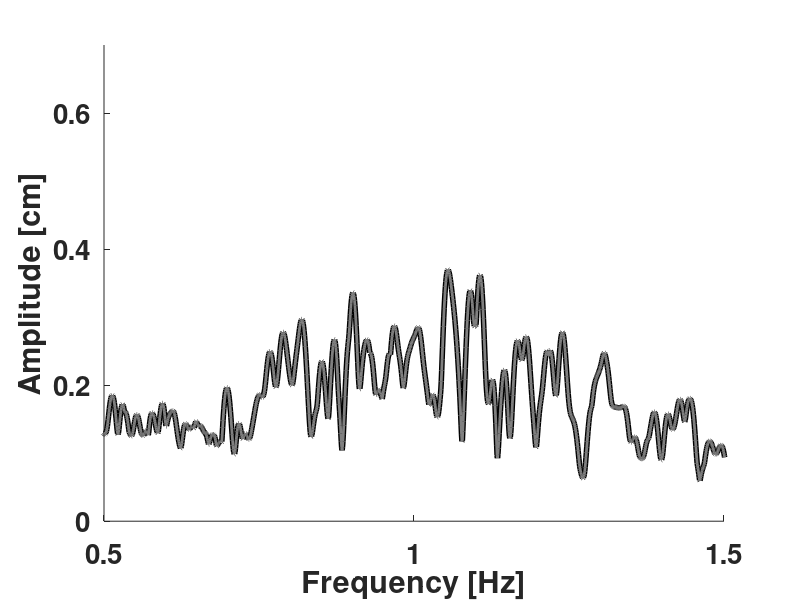
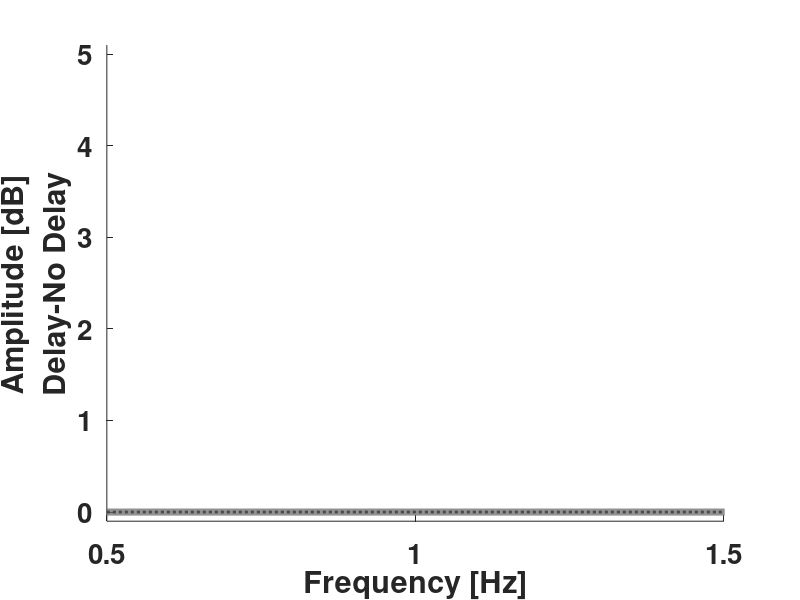
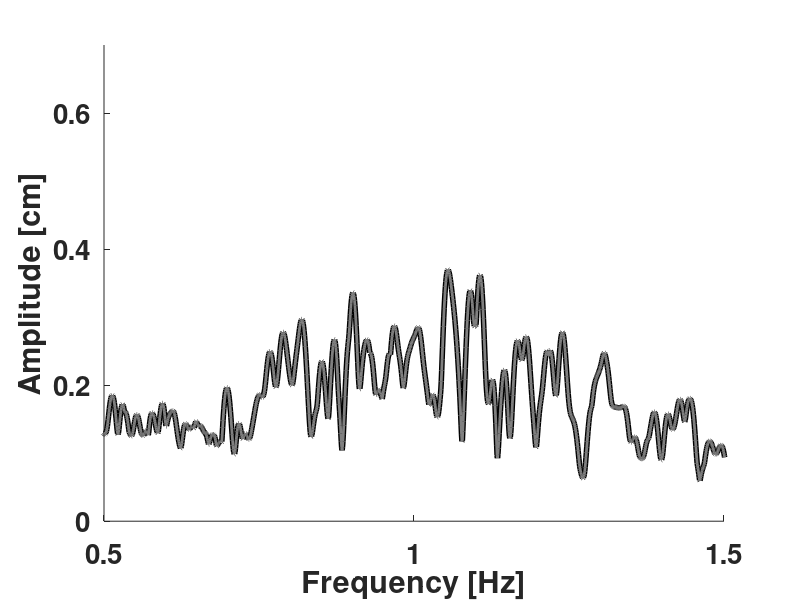
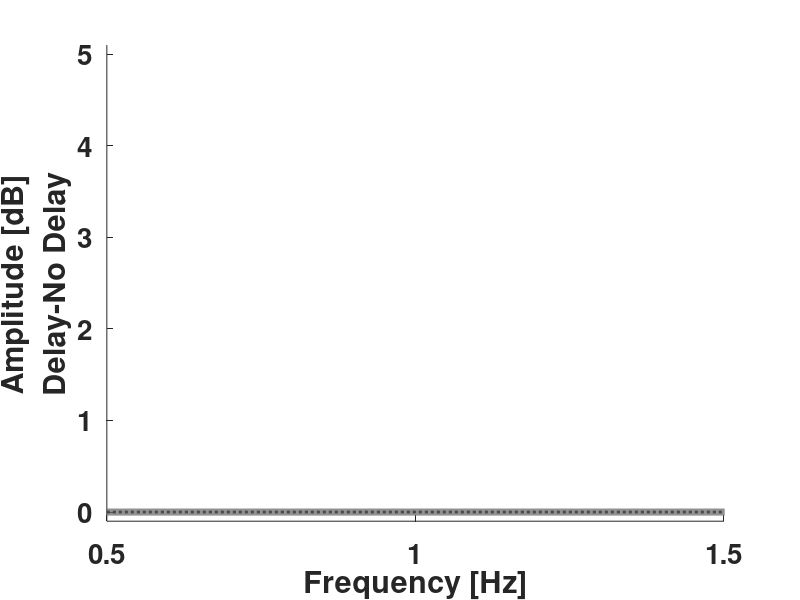

Recreate these plots in MATLAB, in order.
clc
clear
close all

cB=[1 1 1]*0; % black
cA=[1 1 1]*0.5; % gray

afs=24;
tickfs=20;
txtfs=18;
msB=18;
lwB=4;
msA=14;
lwA=2;
lw=5;
ms=14;

xLim=[0.5 1.5];
yLim=[0 0.7];
yLim_d=[-0.2 0.2];
yLim_dB=[-50 0];
yLim_dB_d=[-0.1 5.1];
xTick=0:0.5:3;
yTick=0:0.2:1;
yTick_dB=0:3:18;
yTick_dB_d=0:1:8;

% load pong data
% mean frequency responses of late adaptation (last 4 trials)
load('meanPongAmpLateAdapt')
% the presented simulation (Figure 11c) is for a mean frequency
% response of a single participant during baseline (no delay)
subj=1;
f_nd=pxx_ha_f_oneVec;
f=f_nd;
w=2*pi*f;

% Amplitude - No Delay
Amp_nd=pxx_ha_m_meanStage;
Pow_nd=(Amp_nd.^2)/2;
Amp_nd_dB=10*log10(Pow_nd);

for m=1:4 % 1-Time; 2-Shift; 3-Gain; 4-Mech
    
    % Amplitude - Delay
    if m==1
        Amp_d=Amp_nd;
    elseif m==2
        Amp_d=Amp_nd;
    elseif m==3
        g=1.25;
        Amp_d=g*Amp_nd;
    else
        tau=0.2;
        % The furier tansform of the mechanical system:
        % Xh(jw)/Xp(jw)=1-(tau^2)*(w^2)/2+tau*w*j=A+Bj
        % for a sine wave of the target is At*sin(w*t), the increase in amplitude is
        % Amp=At*sqrt(A^2+B^2)=At*sqrt(1+tau^4*w^4/4)
        Amp_d=Amp_nd.*sqrt(1+tau^4.*w.^4/4);
    end
    Pow_d=(Amp_d.^2)/2;
    Amp_d_dB=10*log10(Pow_d);
    
    % Amplitude - cm
    figure
    hold on
    plot(f,Amp_nd,'color',cB,'linewidth',lwB)
    plot(f,Amp_d,'color',cA,'linewidth',lwA)
    xlabel('Frequency [Hz]','fontsize',afs,'fontweight','b');
    ylabel('Amplitude [cm]','fontsize',afs,'fontweight','b');
    set(gca,'XTick',xTick,'YTick',yTick,'fontsize',tickfs,'fontweight','b');
    xlim(xLim);
    ylim(yLim);
    
    % Amplitude - dB (D-ND diff)
    figure
    hold on
    plot(xLim,[0 0],':','color',[1 1 1]*0,'linewidth',2)
    plot(f,Amp_d_dB-Amp_nd_dB,'color',[1 1 1]*0.4,'linewidth',5)
    xlabel('Frequency [Hz]','fontsize',afs,'fontweight','b');
    ylabel({'Amplitude [dB]','Delay-No Delay'},'fontsize',afs,'fontweight','b');
    set(gca,'XTick',xTick,'YTick',yTick_dB_d,'fontsize',tickfs,'fontweight','b');
    xlim(xLim);
    ylim(yLim_dB_d);
    
end
